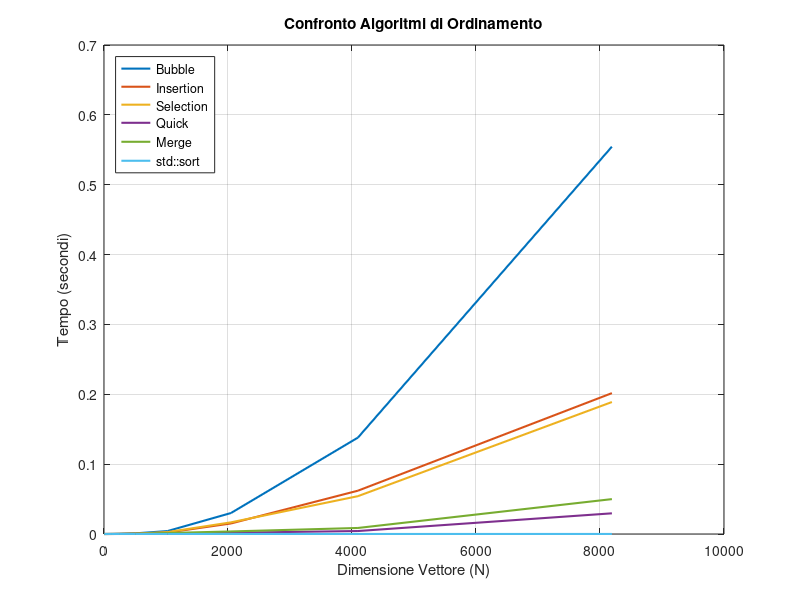

Here is the MATLAB script that generated this plot:
% Dati Benchmark Algoritmi di Ordinamento
dimensione = [2, 4, 8, 16, 32, 64, 128, 256, 512, 1024, 2048, 4096, 8192];

% Tempi di esecuzione (in secondi)
bubble    = [2.4354e-07, 2.7346e-07, 7.3052e-07, 1.35545e-06, 4.4438e-06, 4.44582e-05, 8.18539e-05, 0.000292351, 0.000973756, 0.00418286, 0.0300204, 0.138026, 0.554474];
insertion = [2.2585e-07, 2.8623e-07, 5.9859e-07, 7.1166e-07, 2.42087e-06, 2.0041e-05, 2.39359e-05, 9.41521e-05, 0.000458677, 0.00204561, 0.0150887, 0.0620029, 0.201641];
selection = [2.234e-07, 3.0799e-07, 7.0044e-07, 9.4511e-07, 2.94941e-06, 1.03099e-05, 3.02513e-05, 0.000107635, 0.000542363, 0.00271637, 0.0166867, 0.0541672, 0.188918];
quick     = [5.9463e-07, 1.0843e-06, 2.28582e-06, 2.48231e-06, 5.56539e-06, 1.43738e-05, 2.39617e-05, 5.64283e-05, 0.000161116, 0.000461414, 0.00179518, 0.00424873, 0.0295992];
merge     = [1.02882e-06, 2.29173e-06, 5.49444e-06, 7.24897e-06, 1.37146e-05, 2.84716e-05, 5.99949e-05, 0.000140485, 0.000365922, 0.0013894, 0.00365331, 0.00863514, 0.0499306];
std_sort  = [3.54974e-05, 4.23294e-05, 4.16966e-05, 2.96824e-05, 2.62557e-05, 2.26888e-05, 2.38807e-05, 2.51118e-05, 3.02164e-05, 4.42834e-05, 5.65262e-05, 4.99809e-05, 6.68001e-05];

%% Plot 1: Scala Lineare
figure(1);
plot(dimensione, bubble,  'LineWidth', 1.5); hold on;
plot(dimensione, insertion, 'LineWidth', 1.5);
plot(dimensione, selection, 'LineWidth', 1.5);
plot(dimensione, quick, 'LineWidth', 1.5);
plot(dimensione, merge, 'LineWidth', 1.5);
plot(dimensione, std_sort, 'LineWidth', 1.5);
grid on;
title('Confronto Algoritmi di Ordinamento');
xlabel('Dimensione Vettore (N)');
ylabel('Tempo (secondi)');
legend('Bubble', 'Insertion', 'Selection', 'Quick', 'Merge', 'std::sort', 'Location', 'northwest');
